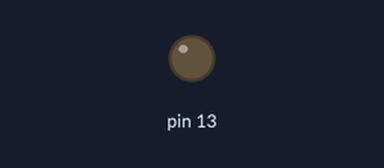
A sketch run on a simulated Arduino Uno, built with avr-gcc and run on an emulated ATmega328P. On the bench: output pins drawn as LEDs (lit = HIGH). EEPROM starts erased; what the sketch prints to the serial monitor is not drawn.

Above: at 0.1 s.
At 3.6 s:
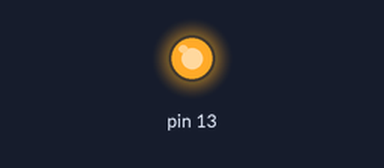
Timing chart, 0 to 5.1 s (numbered marks = the images above):
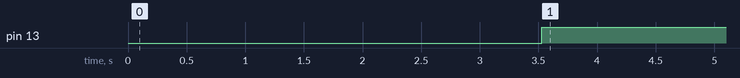

Measured:
- by itself, pin 13: LOW → HIGH at 3.5 s

The sketch:

FirstRun_1.0.ino
```cpp
/*  First Run EEPROM
    File: FirstRun_1.0.ino
    Ver: 1.0
    Created on: 06/06/2020
    Author: Stefano Valfrè
*/

#include "E2prom.h"

#define ADDR_TEMP_1 0x00
#define ADDR_TEMP_2 0x02
#define ADDR_TIME_OUT 0x05
#define ADDR_KP 0x10
#define ADDR_KD 0x15
#define ADDR_KI 0x20
#define ADDR_FW 0x04

const int Temp1 = 250;
const int Temp2 = 350;
const int TimeOut = 600; //10min --> 10*60
const double Kp = 45.00;
const double Kd = 5.00;
const double Ki = 90.00;
const int ver_fw = 1;

void setup()
{
  //Initialize the LED pin as an output.
  pinMode(13, OUTPUT);
  Serial.begin(115200);

  for (int i = 0 ; i < EEPROM.length() ; i++)
  {
    EEPROM.write(i, 0);
  }
  Serial.println("Eeprom erased");

  //Write Targhet 1 in EEPROM
  WriteByte(ADDR_TEMP_1, Temp1);

  //Write Targhet 2 in EEPROM
  WriteByte(ADDR_TEMP_2, Temp2);

  //Write PID Kp in EEPROM
  WriteDouble(ADDR_KP, Kp);
  //Write PID Kd in EEPROM
  WriteDouble(ADDR_KD, Kd);
  //Write PID Ki in EEPROM
  WriteDouble(ADDR_KI, Ki);

  //Write firmware verision in EEPROM
  EEPROM.put(ADDR_FW, 1);


  //Write Timeout in EEPROM
  WriteByte(ADDR_TIME_OUT, TimeOut);
  Serial.println("Eeprom writing finished ");
}

void loop()
{
  if (ReadByte(ADDR_TEMP_1) == Temp1 && ReadByte(ADDR_TEMP_2) == Temp2 && EEPROM.read(ADDR_FW) == ver_fw && ReadByte(ADDR_TIME_OUT) == TimeOut && ReadDouble(ADDR_KP) == Kp && ReadDouble(ADDR_KD) == Kd && ReadDouble(ADDR_KI) == Ki)
  {
    Serial.println("Eeprom reading OK");
    digitalWrite(13, HIGH);
    Serial.print(F("FW Version: "));
    Serial.println(EEPROM.read(ADDR_FW));
    Serial.print(F("Temperature Targhet 1: "));
    Serial.print(ReadByte(ADDR_TEMP_1));
    Serial.println(F("°C"));
    Serial.print(F("Temperature Targhet 2: "));
    Serial.print(ReadByte(ADDR_TEMP_2));
    Serial.println(F("°C"));
    Serial.println(F("Parameters PID:"));
    Serial.print(F("Kp: "));
    Serial.println(ReadDouble(ADDR_KP));
    Serial.print(F("Ki: "));
    Serial.println(ReadDouble(ADDR_KI));
    Serial.print(F("Kd: "));
    Serial.println(ReadDouble(ADDR_KD));
    Serial.print(F("Timeout: "));
    Serial.println(ReadByte(ADDR_TIME_OUT)/60);
     Serial.println("");
  }
  else
  {
    Serial.println("Eeprom reading Error");
    digitalWrite(13, HIGH);
    delay(100);
    digitalWrite(13, LOW);
    delay(100);
  }

}
```

E2prom.cpp
```cpp
/*  Library for Eeprom functions
    File: E2prom.cpp
    Ver: 1.0
    Created on: 06/06/2020
    Author: Stefano Valfrè
*/

/*
  To decompose a 16-bit number:
  High part  BH -->  Number >>8
  Lower part BL -->  Number & 0xFF

  To recompose the number:
  Number = (BL|(BH <<8))
*/

#include "E2prom.h"

/*
   MEMORY STRUCTURE:
   ADDRESS 0x00: Temperature Targhet1 BH
   ADDRESS 0x01: Temperature Targhet1 BL

   ADDRESS 0x02: Temperature Targhet2 BH
   ADDRESS 0x03: Temperature Targhet2 BL

   ADDRESS 0x04: Firmware version

   ADDRESS 0x05: TimeOut BH
   ADDRESS 0x06: TimeOut BL

   ADDRESS 0x10: Kp
   ADDRESS 0x15: Kd
   ADDRESS 0x20: Ki
*/
void WriteByte(uint8_t address_start, uint16_t data)
{
  //Write the high part
  EEPROM.write(address_start, data >> 8);
  //Write the lower part
  EEPROM.write(address_start + 1, data & 0xFF);
}

uint16_t ReadByte(uint8_t address_start)
{
  //(lower part |(high part <<8))
  return (EEPROM.read(address_start + 1) | EEPROM.read(address_start) << 8);
}

void WriteDouble(uint8_t address_start, double data)
{
  //Write a double number in memory
  EEPROM.put(address_start, data);
}

double ReadDouble(uint8_t address_start)
{
  //Read a double number in memory
  double valueRead;
  EEPROM.get(address_start, valueRead);
  return valueRead;
}
```

E2prom.h
```cpp
/*  Library for Eeprom functions
    File: E2prom.h
    Ver: 1.0
    Created on: 06/06/2020
    Author: Stefano Valfrè
*/
#ifndef _E2PROM_H
#define _E2PROM_H

#include <Arduino.h>
#include <EEPROM.h>

void WriteByte(uint8_t address_start, uint16_t data);
uint16_t ReadByte(uint8_t address_start);
double ReadDouble(uint8_t address_start);
void WriteDouble(uint8_t address_start, double data);

#endif
```
